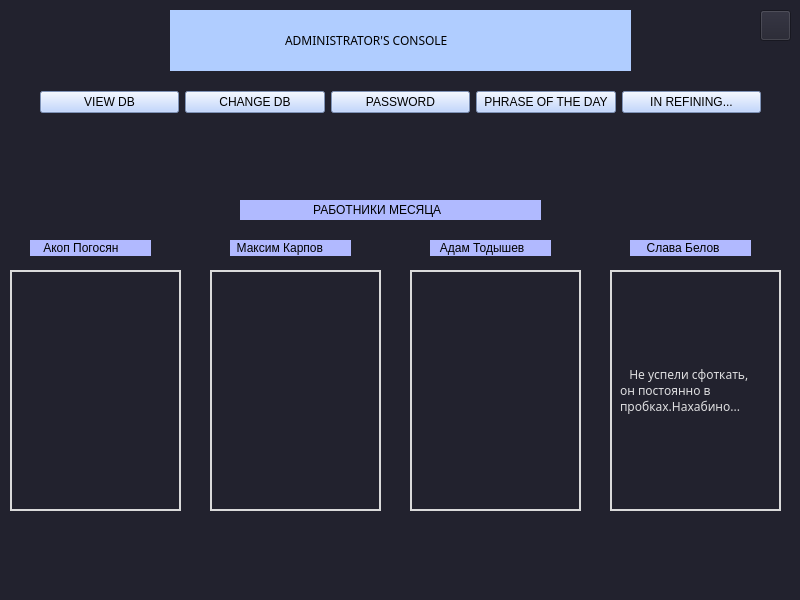
<?xml version="1.0" encoding="UTF-8"?>
<ui version="4.0">
 <class>MainWindow</class>
 <widget class="QMainWindow" name="MainWindow">
  <property name="geometry">
   <rect>
    <x>0</x>
    <y>0</y>
    <width>800</width>
    <height>600</height>
   </rect>
  </property>
  <property name="windowTitle">
   <string>MainWindow</string>
  </property>
  <property name="styleSheet">
   <string notr="true">background-color: rgb(34, 34, 46);</string>
  </property>
  <widget class="QWidget" name="centralwidget">
   <widget class="QLabel" name="label">
    <property name="geometry">
     <rect>
      <x>170</x>
      <y>10</y>
      <width>461</width>
      <height>61</height>
     </rect>
    </property>
    <property name="font">
     <font>
      <family>Montserrat</family>
      <weight>50</weight>
      <bold>false</bold>
     </font>
    </property>
    <property name="styleSheet">
     <string notr="true">background-color: rgb(176, 205, 255);</string>
    </property>
    <property name="text">
     <string>                                     ADMINISTRATOR'S CONSOLE</string>
    </property>
   </widget>
   <widget class="QLabel" name="label_2">
    <property name="geometry">
     <rect>
      <x>240</x>
      <y>200</y>
      <width>301</width>
      <height>20</height>
     </rect>
    </property>
    <property name="styleSheet">
     <string notr="true">background-color: rgb(176, 186, 255);</string>
    </property>
    <property name="text">
     <string>                      РАБОТНИКИ МЕСЯЦА</string>
    </property>
   </widget>
   <widget class="QLabel" name="label_3">
    <property name="geometry">
     <rect>
      <x>10</x>
      <y>270</y>
      <width>171</width>
      <height>241</height>
     </rect>
    </property>
    <property name="styleSheet">
     <string notr="true">border: 2px solid rgb(218, 218, 218)</string>
    </property>
    <property name="text">
     <string/>
    </property>
    <property name="pixmap">
     <pixmap>dcZZIUtKZsk.jpg</pixmap>
    </property>
    <property name="scaledContents">
     <bool>true</bool>
    </property>
   </widget>
   <widget class="QLabel" name="label_4">
    <property name="geometry">
     <rect>
      <x>410</x>
      <y>270</y>
      <width>171</width>
      <height>241</height>
     </rect>
    </property>
    <property name="styleSheet">
     <string notr="true">border: 2px solid rgb(218, 218, 218)</string>
    </property>
    <property name="text">
     <string/>
    </property>
    <property name="pixmap">
     <pixmap>Unknown.jpg</pixmap>
    </property>
    <property name="scaledContents">
     <bool>true</bool>
    </property>
   </widget>
   <widget class="QLabel" name="label_5">
    <property name="geometry">
     <rect>
      <x>210</x>
      <y>270</y>
      <width>171</width>
      <height>241</height>
     </rect>
    </property>
    <property name="styleSheet">
     <string notr="true">border: 2px solid rgb(218, 218, 218)</string>
    </property>
    <property name="text">
     <string/>
    </property>
    <property name="pixmap">
     <pixmap>Maks.jpg</pixmap>
    </property>
    <property name="scaledContents">
     <bool>true</bool>
    </property>
   </widget>
   <widget class="QLabel" name="label_6">
    <property name="geometry">
     <rect>
      <x>610</x>
      <y>270</y>
      <width>171</width>
      <height>241</height>
     </rect>
    </property>
    <property name="styleSheet">
     <string notr="true">border: 2px solid rgb(218, 218, 218)</string>
    </property>
    <property name="text">
     <string/>
    </property>
   </widget>
   <widget class="QLabel" name="label_7">
    <property name="geometry">
     <rect>
      <x>30</x>
      <y>240</y>
      <width>121</width>
      <height>16</height>
     </rect>
    </property>
    <property name="styleSheet">
     <string notr="true">background-color: rgb(177, 185, 255);</string>
    </property>
    <property name="text">
     <string>    Акоп Погосян</string>
    </property>
   </widget>
   <widget class="QLabel" name="label_8">
    <property name="geometry">
     <rect>
      <x>230</x>
      <y>240</y>
      <width>121</width>
      <height>16</height>
     </rect>
    </property>
    <property name="styleSheet">
     <string notr="true">background-color: rgb(177, 185, 255);</string>
    </property>
    <property name="text">
     <string>  Максим Карпов</string>
    </property>
   </widget>
   <widget class="QLabel" name="label_9">
    <property name="geometry">
     <rect>
      <x>430</x>
      <y>240</y>
      <width>121</width>
      <height>16</height>
     </rect>
    </property>
    <property name="styleSheet">
     <string notr="true">background-color: rgb(177, 185, 255);</string>
    </property>
    <property name="text">
     <string>   Адам Тодышев</string>
    </property>
   </widget>
   <widget class="QLabel" name="label_10">
    <property name="geometry">
     <rect>
      <x>630</x>
      <y>240</y>
      <width>121</width>
      <height>16</height>
     </rect>
    </property>
    <property name="styleSheet">
     <string notr="true">background-color: rgb(177, 185, 255);</string>
    </property>
    <property name="text">
     <string>     Слава Белов</string>
    </property>
   </widget>
   <widget class="QLabel" name="label_11">
    <property name="geometry">
     <rect>
      <x>620</x>
      <y>290</y>
      <width>141</width>
      <height>201</height>
     </rect>
    </property>
    <property name="palette">
     <palette>
      <active>
       <colorrole role="WindowText">
        <brush brushstyle="SolidPattern">
         <color alpha="217">
          <red>255</red>
          <green>255</green>
          <blue>255</blue>
         </color>
        </brush>
       </colorrole>
       <colorrole role="Button">
        <brush brushstyle="SolidPattern">
         <color alpha="255">
          <red>34</red>
          <green>34</green>
          <blue>46</blue>
         </color>
        </brush>
       </colorrole>
       <colorrole role="Base">
        <brush brushstyle="SolidPattern">
         <color alpha="255">
          <red>34</red>
          <green>34</green>
          <blue>46</blue>
         </color>
        </brush>
       </colorrole>
       <colorrole role="Window">
        <brush brushstyle="SolidPattern">
         <color alpha="255">
          <red>34</red>
          <green>34</green>
          <blue>46</blue>
         </color>
        </brush>
       </colorrole>
      </active>
      <inactive>
       <colorrole role="WindowText">
        <brush brushstyle="SolidPattern">
         <color alpha="217">
          <red>255</red>
          <green>255</green>
          <blue>255</blue>
         </color>
        </brush>
       </colorrole>
       <colorrole role="Button">
        <brush brushstyle="SolidPattern">
         <color alpha="255">
          <red>34</red>
          <green>34</green>
          <blue>46</blue>
         </color>
        </brush>
       </colorrole>
       <colorrole role="Base">
        <brush brushstyle="SolidPattern">
         <color alpha="255">
          <red>34</red>
          <green>34</green>
          <blue>46</blue>
         </color>
        </brush>
       </colorrole>
       <colorrole role="Window">
        <brush brushstyle="SolidPattern">
         <color alpha="255">
          <red>34</red>
          <green>34</green>
          <blue>46</blue>
         </color>
        </brush>
       </colorrole>
      </inactive>
      <disabled>
       <colorrole role="WindowText">
        <brush brushstyle="SolidPattern">
         <color alpha="63">
          <red>0</red>
          <green>0</green>
          <blue>0</blue>
         </color>
        </brush>
       </colorrole>
       <colorrole role="Button">
        <brush brushstyle="SolidPattern">
         <color alpha="255">
          <red>34</red>
          <green>34</green>
          <blue>46</blue>
         </color>
        </brush>
       </colorrole>
       <colorrole role="Base">
        <brush brushstyle="SolidPattern">
         <color alpha="255">
          <red>34</red>
          <green>34</green>
          <blue>46</blue>
         </color>
        </brush>
       </colorrole>
       <colorrole role="Window">
        <brush brushstyle="SolidPattern">
         <color alpha="255">
          <red>34</red>
          <green>34</green>
          <blue>46</blue>
         </color>
        </brush>
       </colorrole>
      </disabled>
     </palette>
    </property>
    <property name="font">
     <font>
      <family>Montserrat</family>
     </font>
    </property>
    <property name="text">
     <string>   Не успели сфоткать,   он постоянно в пробках.Нахабино...</string>
    </property>
    <property name="wordWrap">
     <bool>true</bool>
    </property>
   </widget>
   <widget class="QWidget" name="layoutWidget">
    <property name="geometry">
     <rect>
      <x>40</x>
      <y>90</y>
      <width>721</width>
      <height>24</height>
     </rect>
    </property>
    <layout class="QHBoxLayout" name="horizontalLayout">
     <item>
      <widget class="QPushButton" name="veiw_db">
       <property name="styleSheet">
        <string notr="true">background-color: rgb(177, 204, 255);</string>
       </property>
       <property name="text">
        <string>VIEW DB</string>
       </property>
      </widget>
     </item>
     <item>
      <widget class="QPushButton" name="change_db">
       <property name="styleSheet">
        <string notr="true">background-color: rgb(177, 204, 255);</string>
       </property>
       <property name="text">
        <string>CHANGE DB</string>
       </property>
      </widget>
     </item>
     <item>
      <widget class="QPushButton" name="password_v">
       <property name="styleSheet">
        <string notr="true">background-color: rgb(177, 204, 255);</string>
       </property>
       <property name="text">
        <string>PASSWORD</string>
       </property>
      </widget>
     </item>
     <item>
      <widget class="QPushButton" name="phrase">
       <property name="styleSheet">
        <string notr="true">background-color: rgb(177, 204, 255);</string>
       </property>
       <property name="text">
        <string>PHRASE OF THE DAY</string>
       </property>
      </widget>
     </item>
     <item>
      <widget class="QPushButton" name="pushButton_2">
       <property name="styleSheet">
        <string notr="true">background-color: rgb(177, 204, 255);</string>
       </property>
       <property name="text">
        <string>IN REFINING...</string>
       </property>
      </widget>
     </item>
    </layout>
   </widget>
   <widget class="QPushButton" name="close_admin_cons">
    <property name="geometry">
     <rect>
      <x>760</x>
      <y>10</y>
      <width>31</width>
      <height>31</height>
     </rect>
    </property>
    <property name="text">
     <string/>
    </property>
    <property name="icon">
     <iconset>
      <normaloff>../../Desktop/krest.jpg</normaloff>../../Desktop/krest.jpg</iconset>
    </property>
    <property name="checkable">
     <bool>false</bool>
    </property>
   </widget>
  </widget>
  <widget class="QStatusBar" name="statusbar"/>
 </widget>
 <resources/>
 <connections/>
</ui>
